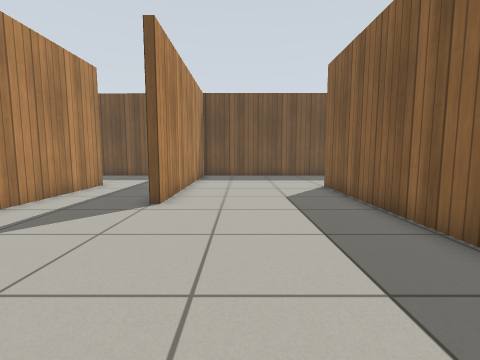
view 1 (above)

20 first-person views from a walk through a world built for the Gazebo simulator. The camera is 0.72 m above the floor, tilts 6° down and sees 85° across. The floor is counted in squares, 0.5 m on a side. Each view is taken from the middle of a square. On the plan, view 1 faces up. The plan holds only what a view shows up to about 13 squares ahead; the rest is blank. Gazebo's built-in surfaces are drawn with simple patterns.

view 2
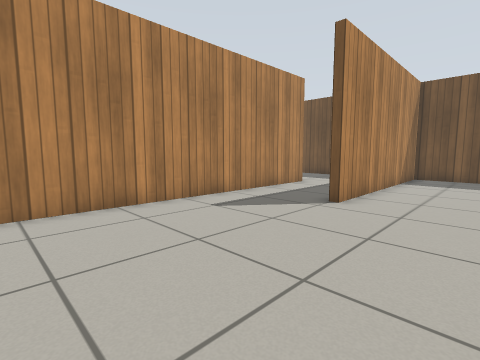

view 3
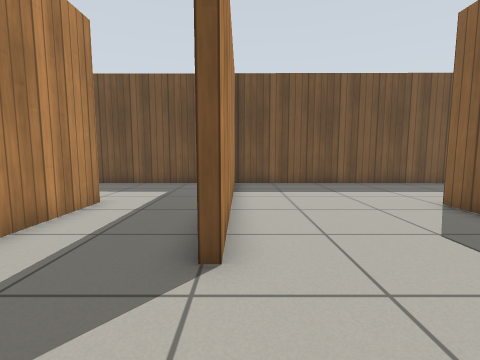

view 4
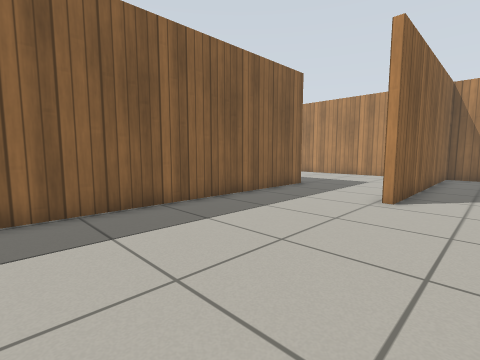

view 5
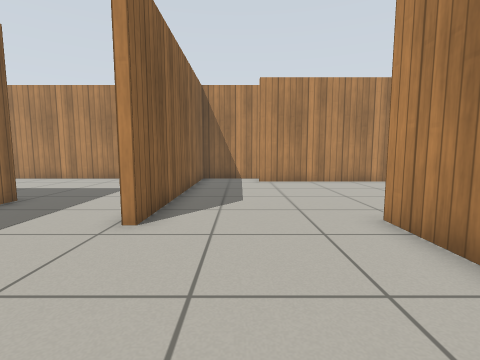

view 6
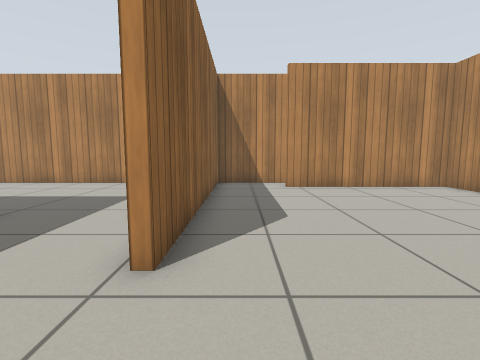

view 7
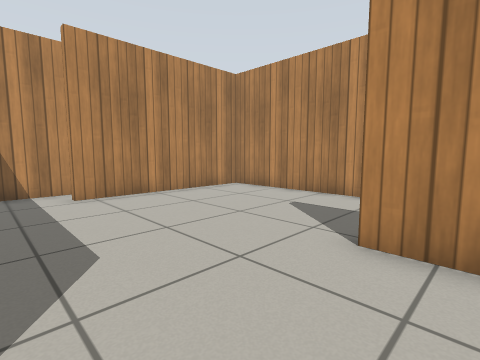

view 8
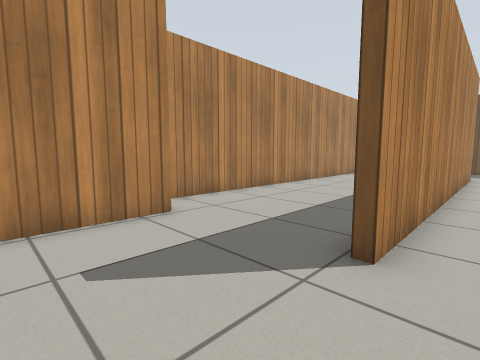

view 9
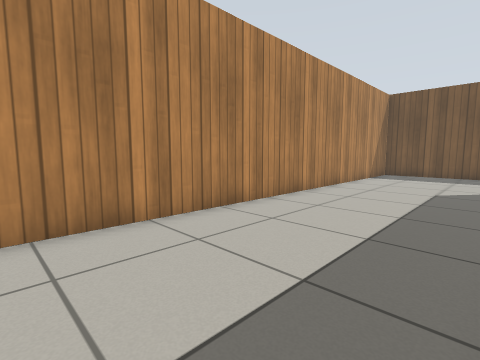

view 10
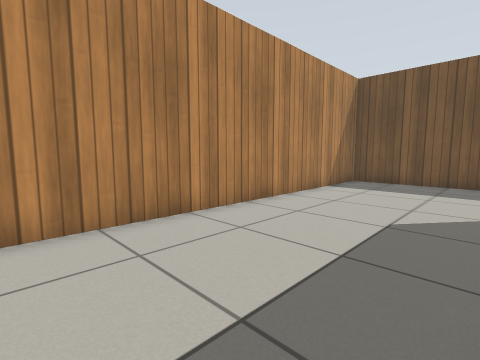

view 11
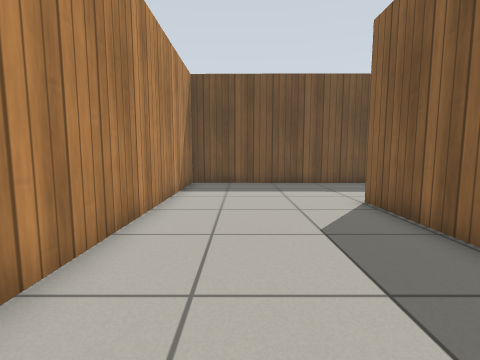

view 12
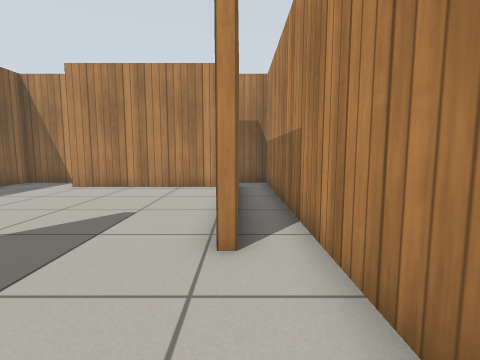

view 13
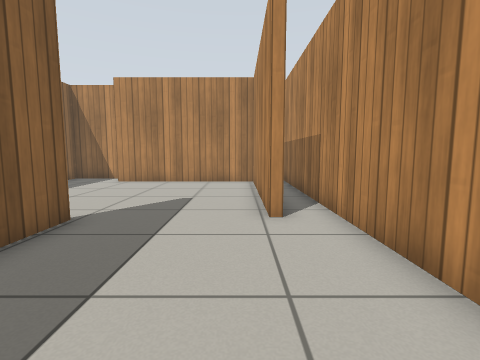

view 14
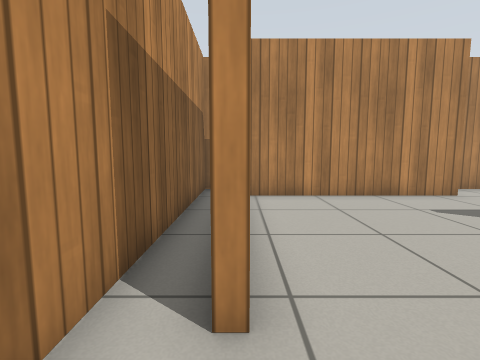

view 15
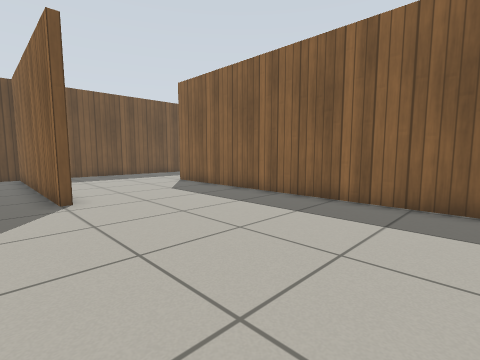

view 16
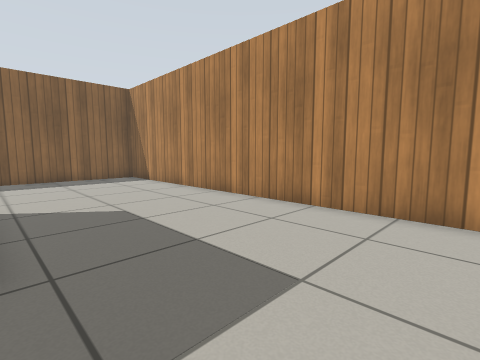

view 17
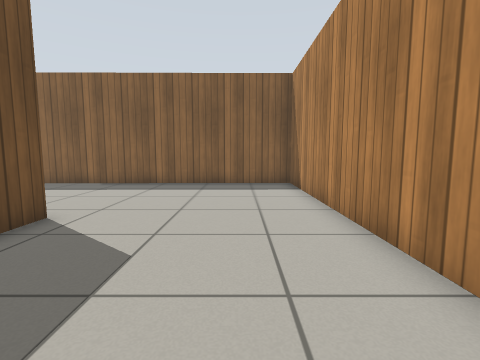

view 18
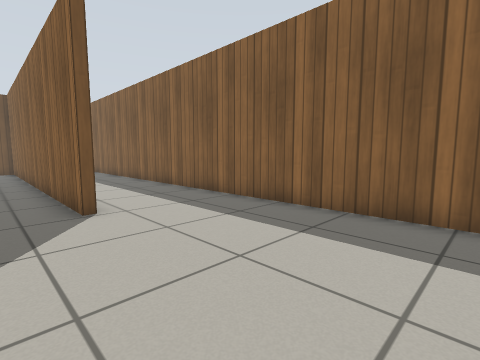

view 19
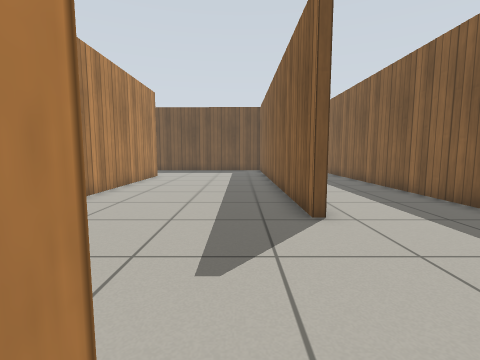

view 20
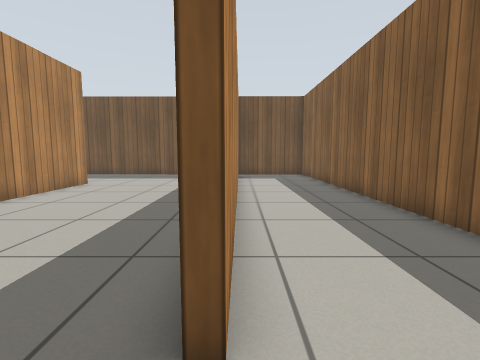

### Floor plan
Ten units are one square. View 1 is at (0, 0); x grows to the right and y downward. Boxes are objects, and circles mark ways between rooms. Rooms are numbered by the first view taken in them; rooms with no view inside come last. Other rooms are left out.
<svg viewBox="-128 -169 286 288">
<path fill="none" stroke="#000" d="M-61 -116 -61 15M-22 -156 -22 -72 -25 -72 -25 -163 -54 -163M37 16 36 -112M44 -162 -22 -163M-61 15 -61 25M-64 -78 -64 -116M-64 25 -64 8M-107 26 -107 99 -39 99M-54 -163 -123 -164 -123 25M-10 94 -10 20M-110 32 -110 28M-123 25 -123 114 -10 114 -10 94M88 47 75 47M37 48 37 16M109 -60 109 -7 106 -7 106 -111M109 -84 109 -79M39 -112 39 -34M1 114 153 114 151 -123M76 -162 44 -162"/>
<circle cx="-30" cy="20" r="3" fill="#2a7"/>
<circle cx="-60" cy="-140" r="3" fill="#2a7"/>
<circle cx="15" cy="12" r="3" fill="#2a7"/>
<circle cx="40" cy="-135" r="3" fill="#2a7"/>
<circle cx="-120" cy="30" r="3" fill="#2a7"/>
<circle cx="-25" cy="100" r="3" fill="#2a7"/>
<text x="-10" y="-70">1</text>
<text x="-80" y="-30">2</text>
<text x="-80" y="110">3</text>
<text x="80" y="0">4</text>
</svg>
Room 1 opens to room 2. Room 1 opens to room 4. Room 2 opens to room 3.

Where each view was taken, in squares from view 1:
view 1: 0 up, 0 right, facing up
view 2: 0 up, 1 right, facing up-left
view 3: 4 up, 2 left, facing up
view 4: 6 up, 3 left, facing down-right
view 5: 3 up, 3 left, facing down
view 6: 1 up, 2 left, facing down
view 7: 1 down, 2 left, facing down-left
view 8: 6 down, 5 left, facing up-left
view 9: 2 down, 7 left, facing up-left
view 10: 3 up, 7 left, facing up-left
view 11: 4 up, 10 left, facing up
view 12: 1 up, 11 left, facing down
view 13: 3 up, 10 left, facing down
view 14: 10 down, 2 left, facing left
view 15: 1 down, 4 left, facing up-right
view 16: 5 down, 0 right, facing down-right
view 17: 9 down, 3 right, facing right
view 18: 6 down, 9 right, facing up-right
view 19: 5 down, 9 right, facing up
view 20: 1 down, 11 right, facing up
